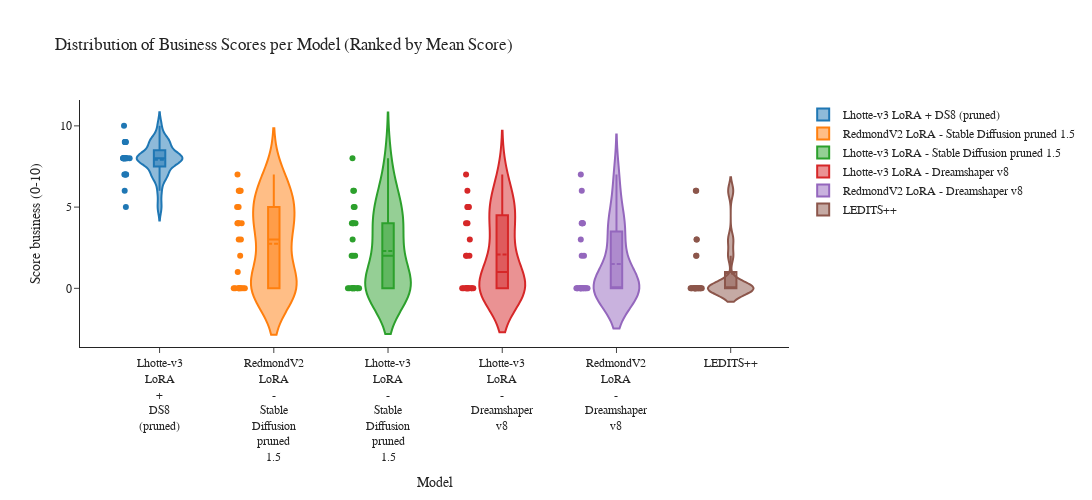

The notebook cell this image was saved under:
### Code cell
import plotly.graph_objects as go
import pandas as pd

mean_scores = df.groupby('Model')['Score business (0-10)'].mean().sort_values(ascending=False)
df = df.copy()
df['Model'] = pd.Categorical(df['Model'], categories=mean_scores.index, ordered=True)

wrapped_labels = [label.replace(" ", "<br>") for label in mean_scores.index]

fig = go.Figure()

for model in mean_scores.index:
    fig.add_trace(go.Violin(
        y=df[df['Model'] == model]['Score business (0-10)'],
        name=model,  # Unwrapped for the legend
        box_visible=True,
        meanline_visible=True,
        points='all',
        width=0.4,
        scalemode='width',
        spanmode='soft'
    ))

fig.update_layout(
    title='Distribution of Business Scores per Model (Ranked by Mean Score)',
    xaxis_title='Model',
    yaxis_title='Score business (0-10)',
    font=dict(family='Serif', size=12),
    width=1100,
    height=500,
    violingap=0.15,
    template='simple_white'
)

fig.update_xaxes(
    tickvals=list(mean_scores.index),
    ticktext=wrapped_labels
)

fig.show()

### Figure 1 — Plotly figure (JSON) as saved in the notebook; plotly's stock layout.template omitted (floating-point values rounded to 4 significant figures)
{"data": [{"box": {"visible": true}, "meanline": {"visible": true}, "name": "Lhotte-v3 LoRA + DS8 (pruned)", "points": "all", "scalemode": "width", "spanmode": "soft", "type": "violin", "width": 0.4, "y": [7, 8, 8, 8, 7, 8, 10, 7, 8, 8, 6, 7, 9, 9, 9, 9, 8, 8, 8, 9, 5, 8, 8, 8]}, {"box": {"visible": true}, "meanline": {"visible": true}, "name": "RedmondV2 LoRA - Stable Diffusion pruned 1.5", "points": "all", "scalemode": "width", "spanmode": "soft", "type": "violin", "width": 0.4, "y": [5, 4, 0, 0, 7, 6, 4, 2, 3, 1, 6, 3, 6, 0, 0, 6, 0, 0, 0, 4, 5, 0, 0, 4]}, {"box": {"visible": true}, "meanline": {"visible": true}, "name": "Lhotte-v3 LoRA - Stable Diffusion pruned 1.5", "points": "all", "scalemode": "width", "spanmode": "soft", "type": "violin", "width": 0.4, "y": [2, 4, 4, 0, 0, 0, 0, 5, 0, 0, 0, 0, 4, 4, 3, 2, 2, 0, 5, 6, 0, 0, 6, 8]}, {"box": {"visible": true}, "meanline": {"visible": true}, "name": "Lhotte-v3 LoRA - Dreamshaper v8", "points": "all", "scalemode": "width", "spanmode": "soft", "type": "violin", "width": 0.4, "y": [2, 5, 2, 5, 0, 4, 0, 0, 0, 0, 6, 0, 5, 0, 4, 7, 3, 0, 0, 5, 0, 2, 0, 0]}, {"box": {"visible": true}, "meanline": {"visible": true}, "name": "RedmondV2 LoRA - Dreamshaper v8", "points": "all", "scalemode": "width", "spanmode": "soft", "type": "violin", "width": 0.4, "y": [0, 0, 0, 0, 0, 0, 4, 2, 0, 3, 0, 0, 0, 6, 0, 0, 0, 4, 4, 7, 4, 0, 2, 0]}, {"box": {"visible": true}, "meanline": {"visible": true}, "name": "LEDITS++", "points": "all", "scalemode": "width", "spanmode": "soft", "type": "violin", "width": 0.4, "y": [0, 0, 0, 3, 0, 0, 6, 0, 0, 0, 3, 0, 0, 0, 0, 0, 0, 0, 0, 0, 0, 2, 6, 2]}], "layout": {"font": {"family": "Serif", "size": 12}, "height": 500, "title": {"text": "Distribution of Business Scores per Model (Ranked by Mean Score)"}, "violingap": 0.15, "width": 1100, "xaxis": {"ticktext": ["Lhotte-v3<br>LoRA<br>+<br>DS8<br>(pruned)", "RedmondV2<br>LoRA<br>-<br>Stable<br>Diffusion<br>pruned<br>1.5", "Lhotte-v3<br>LoRA<br>-<br>Stable<br>Diffusion<br>pruned<br>1.5", "Lhotte-v3<br>LoRA<br>-<br>Dreamshaper<br>v8", "RedmondV2<br>LoRA<br>-<br>Dreamshaper<br>v8", "LEDITS++"], "tickvals": ["Lhotte-v3 LoRA + DS8 (pruned)", "RedmondV2 LoRA - Stable Diffusion pruned 1.5", "Lhotte-v3 LoRA - Stable Diffusion pruned 1.5", "Lhotte-v3 LoRA - Dreamshaper v8", "RedmondV2 LoRA - Dreamshaper v8", "LEDITS++"], "title": {"text": "Model"}}, "yaxis": {"title": {"text": "Score business (0-10)"}}}}
